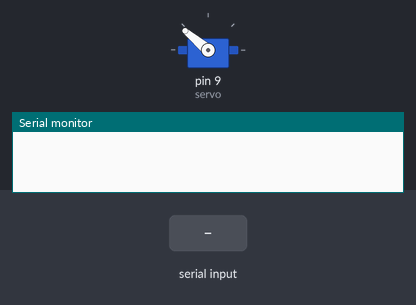
The sketch below on a simulated Arduino Uno, built with avr-gcc and run on an emulated ATmega328P. Parts: servo, the last lines printed to the serial monitor. The test bench sets the inputs (shaded band).

Above: at 1.2 s.
1.3 s: "PING\n" received over Serial
At 3.4 s:
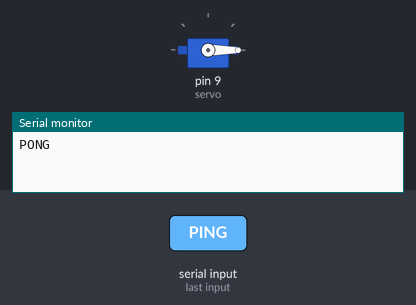
Timing chart, 0 to 4.9 s (numbered marks = the images above; inputs shaded):
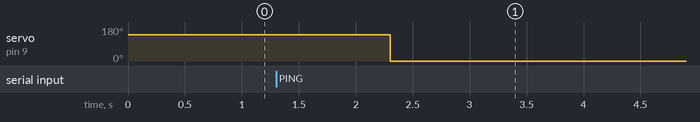

Measured:
- after the input at 1.3 s, servo on pin 9 (servo): 140° → 0° after 1.0 s

The sketch:

servo_receiver.ino
```cpp
#include <Servo.h> // Bibliothèque pour controler une servomoteur

Servo servo; // Création de l'objet servo

void setup() {
  Serial.begin(9600);   // Initialisation du port série
  servo.attach(9);      // Attache le servo à la broche D9
  servo.write(140);     // Je décide arbitrairement que c'est l'angle d'initialisation du moteur
}

int angle = 0; // Initialisation de la variable angle
void loop() {
  if (Serial.available()) {
    String msg = Serial.readStringUntil('\n');
    msg.trim();
    if (msg == "PING") {
      Serial.println("PONG");
    }
    angle = Serial.parseInt();  // Lit un entier depuis le port série

    // Vérifie si l'angle est dans la plage valide du moteur
    if (angle >= 0 && angle <= 180) {
      servo.write(angle); // Actionnement du moteur
    }

    // Vide le buffer série pour éviter de lire des données résiduelles indésirables
    while (Serial.available()) Serial.read();
  }
}
```
